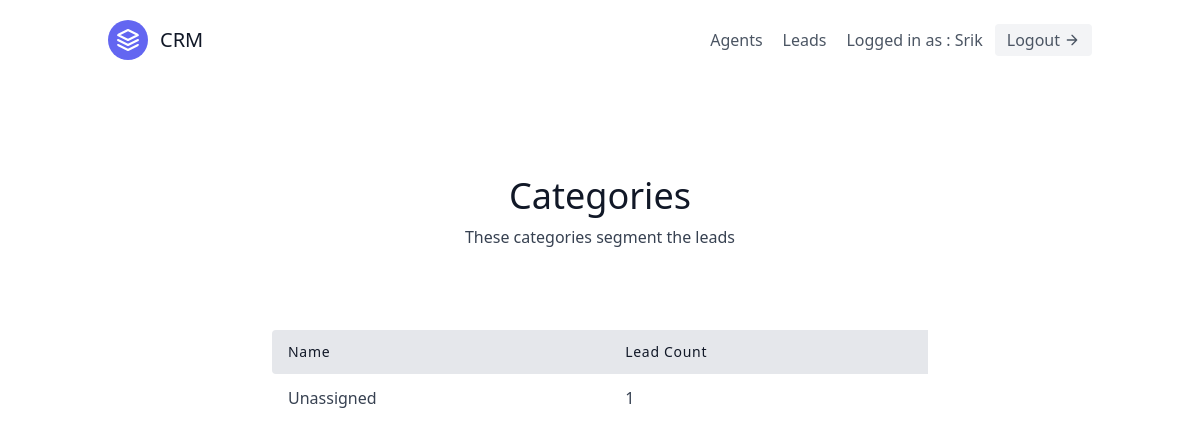
Page /leads/categories/ (signed in) on the earlier database version.
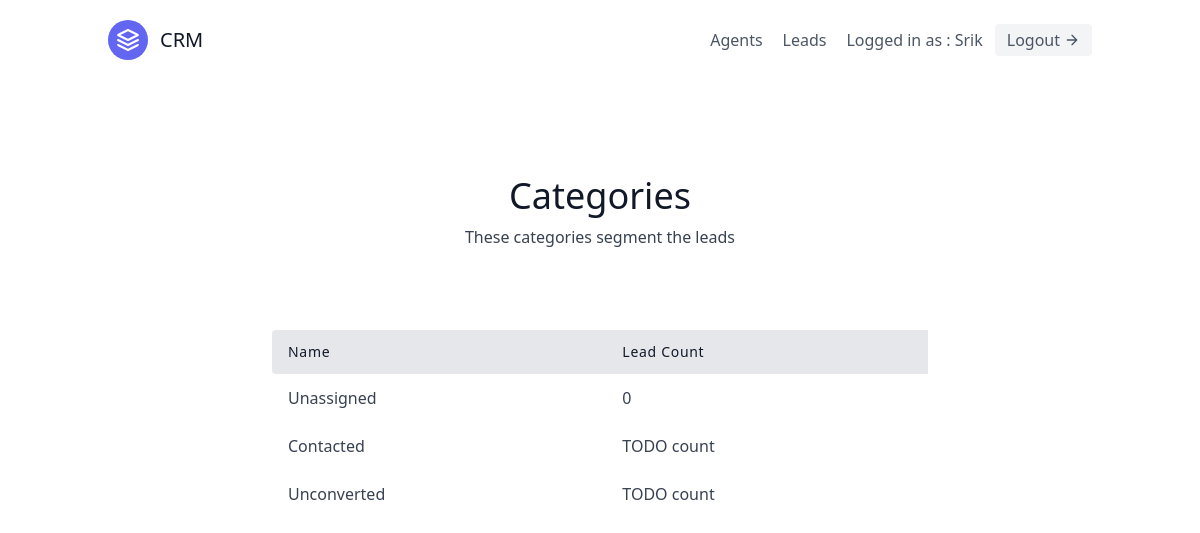
Same page on the later database version.
### leads/models.py (models this page shows, shortened)
class Category(models.Model):
    name = models.CharField(max_length=30)  # New, Contacted, Converted, Unconverted
    organisation = models.ForeignKey(UserProfile, on_delete=models.CASCADE)

### leads/views.py (the view)
# urls.py: path('categories/', CategoryListView.as_view(), name='category-list'),
class CategoryListView(LoginRequiredMixin, generic.ListView):
    template_name = "leads/category_list.html"
    context_object_name = "category_list"
    def get_context_data(self, **kwargs):
        context = super(CategoryListView, self).get_context_data(**kwargs)
        user = self.request.user
        if user.is_organisor:
            queryset = Lead.objects.filter(
                organisation=user.userprofile
            )
        else:
            queryset = Lead.objects.filter(
                organisation=user.agent.organisation
            )
        context.update({
            "unassigned_lead_count": queryset.filter(category__isnull=True).count()
        })
        return context
    def get_queryset(self):
        user = self.request.user
        if user.is_organisor:
            queryset = Category.objects.filter(
                organisation=user.userprofile
            )
        else:
            queryset = Category.objects.filter(
                organisation=user.agent.organisation
            )
        return queryset

### leads/templates/leads/category_list.html (shortened to what this page needs)
{% extends "base.html" %}
{% block content %}
<section class="text-gray-700 body-font">
    <div class="container px-5 py-24 mx-auto">
      <div class="flex flex-col text-center w-full mb-20">
        <h1 class="sm:text-4xl text-3xl font-medium title-font mb-2 text-gray-900">Categories</h1>
        <p class="lg:w-2/3 mx-auto leading-relaxed text-base">
            These categories segment the leads
        </p>
      </div>
      <div class="lg:w-2/3 w-full mx-auto overflow-auto">
        <table class="table-auto w-full text-left whitespace-no-wrap">
          <thead>
            <tr>
              <th class="px-4 py-3 title-font tracking-wider font-medium text-gray-900 text-sm bg-gray-200 rounded-tl rounded-bl">Name</th>
              <th class="px-4 py-3 title-font tracking-wider font-medium text-gray-900 text-sm bg-gray-200">Lead Count</th>
            </tr>
          </thead>
          <tbody>
            <tr>
                <td class="px-4 py-3">Unassigned</td>
                <td class="px-4 py-3">{{ unassigned_lead_count }}</td>
            </tr>
            {% for category in category_list %}
                <tr>
                    <td class="px-4 py-3">
                      <a class="hover:text-blue-500" href="{% url 'leads:category-detail' category.pk %}">{{ category.name }}</a>
                    </td>
                    <td class="px-4 py-3">TODO count</td>
                </tr>
            {% endfor %}
          </tbody>
        </table>
      </div>
    </div>
  </section>
{% endblock content %}

Differences in the rows shown:
added Category: name "Contacted"
added Category: name "Unconverted"
Other differences:
{{ unassigned_lead_count }}: "1" → "0"
